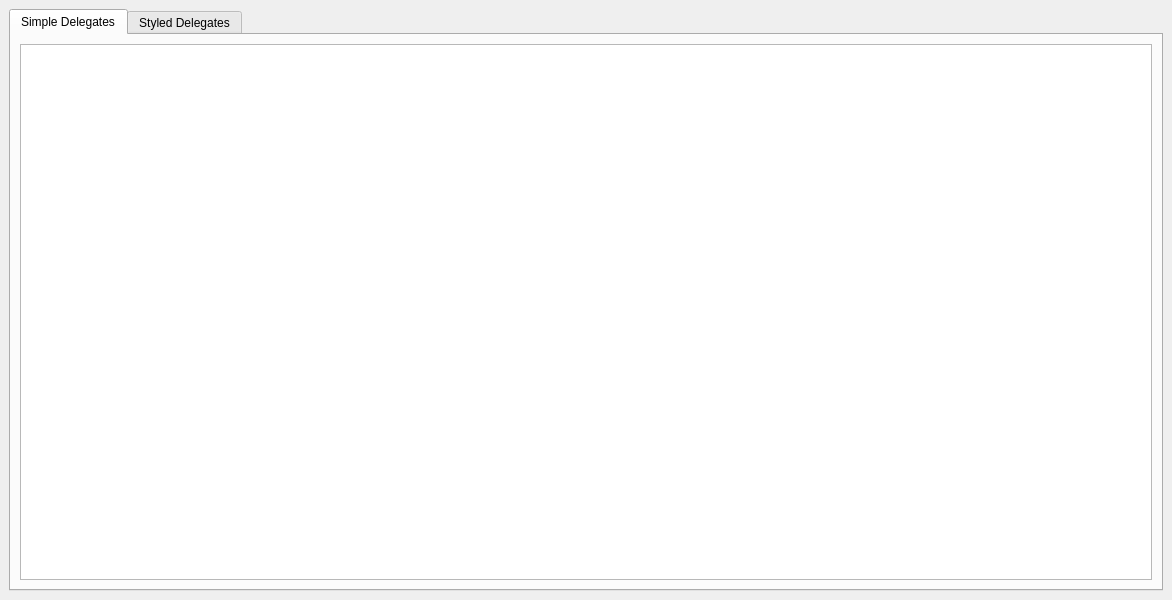
<?xml version="1.0" encoding="UTF-8"?>
<ui version="4.0">
 <class>MainWindow</class>
 <widget class="QMainWindow" name="MainWindow">
  <property name="geometry">
   <rect>
    <x>0</x>
    <y>0</y>
    <width>1172</width>
    <height>600</height>
   </rect>
  </property>
  <property name="windowTitle">
   <string>Delegates-Example</string>
  </property>
  <widget class="QWidget" name="centralwidget">
   <layout class="QGridLayout" name="gridLayout">
    <item row="0" column="0">
     <widget class="QTabWidget" name="tabWidget">
      <property name="currentIndex">
       <number>0</number>
      </property>
      <widget class="QWidget" name="tab">
       <attribute name="title">
        <string>Simple Delegates</string>
       </attribute>
       <layout class="QGridLayout" name="gridLayout_2">
        <item row="0" column="0">
         <widget class="QTableView" name="tableView">
          <attribute name="verticalHeaderStretchLastSection">
           <bool>false</bool>
          </attribute>
         </widget>
        </item>
       </layout>
      </widget>
      <widget class="QWidget" name="tab_2">
       <attribute name="title">
        <string>Styled Delegates</string>
       </attribute>
       <layout class="QGridLayout" name="gridLayout_3">
        <item row="0" column="0">
         <widget class="QTableView" name="tableView_2">
          <attribute name="verticalHeaderStretchLastSection">
           <bool>false</bool>
          </attribute>
         </widget>
        </item>
       </layout>
      </widget>
     </widget>
    </item>
   </layout>
  </widget>
 </widget>
 <resources/>
 <connections/>
</ui>
